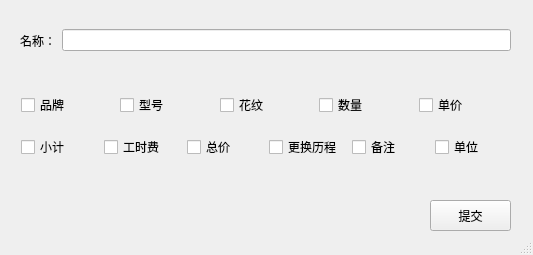
<?xml version="1.0" encoding="UTF-8"?>
<ui version="4.0">
 <class>MainWindow</class>
 <widget class="QMainWindow" name="MainWindow">
  <property name="geometry">
   <rect>
    <x>0</x>
    <y>0</y>
    <width>533</width>
    <height>255</height>
   </rect>
  </property>
  <property name="windowTitle">
   <string>MainWindow</string>
  </property>
  <widget class="QWidget" name="centralwidget">
   <widget class="QPushButton" name="pushButton">
    <property name="geometry">
     <rect>
      <x>430</x>
      <y>200</y>
      <width>81</width>
      <height>31</height>
     </rect>
    </property>
    <property name="text">
     <string>提交</string>
    </property>
   </widget>
   <widget class="QWidget" name="layoutWidget">
    <property name="geometry">
     <rect>
      <x>20</x>
      <y>20</y>
      <width>491</width>
      <height>41</height>
     </rect>
    </property>
    <layout class="QHBoxLayout" name="horizontalLayout_3">
     <item>
      <widget class="QLabel" name="label">
       <property name="text">
        <string>名称：</string>
       </property>
      </widget>
     </item>
     <item>
      <widget class="QLineEdit" name="lineEdit"/>
     </item>
    </layout>
   </widget>
   <widget class="QWidget" name="layoutWidget">
    <property name="geometry">
     <rect>
      <x>21</x>
      <y>81</y>
      <width>491</width>
      <height>91</height>
     </rect>
    </property>
    <layout class="QVBoxLayout" name="verticalLayout">
     <item>
      <layout class="QHBoxLayout" name="horizontalLayout">
       <item>
        <widget class="QCheckBox" name="checkBox">
         <property name="text">
          <string>品牌</string>
         </property>
        </widget>
       </item>
       <item>
        <widget class="QCheckBox" name="checkBox_2">
         <property name="text">
          <string>型号</string>
         </property>
        </widget>
       </item>
       <item>
        <widget class="QCheckBox" name="checkBox_3">
         <property name="text">
          <string>花纹</string>
         </property>
        </widget>
       </item>
       <item>
        <widget class="QCheckBox" name="checkBox_4">
         <property name="text">
          <string>数量</string>
         </property>
        </widget>
       </item>
       <item>
        <widget class="QCheckBox" name="checkBox_5">
         <property name="text">
          <string>单价</string>
         </property>
        </widget>
       </item>
      </layout>
     </item>
     <item>
      <layout class="QHBoxLayout" name="horizontalLayout_2">
       <item>
        <widget class="QCheckBox" name="checkBox_10">
         <property name="text">
          <string>小计</string>
         </property>
        </widget>
       </item>
       <item>
        <widget class="QCheckBox" name="checkBox_7">
         <property name="text">
          <string>工时费</string>
         </property>
        </widget>
       </item>
       <item>
        <widget class="QCheckBox" name="checkBox_8">
         <property name="text">
          <string>总价</string>
         </property>
        </widget>
       </item>
       <item>
        <widget class="QCheckBox" name="checkBox_9">
         <property name="text">
          <string>更换历程</string>
         </property>
        </widget>
       </item>
       <item>
        <widget class="QCheckBox" name="checkBox_6">
         <property name="text">
          <string>备注</string>
         </property>
        </widget>
       </item>
       <item>
        <widget class="QCheckBox" name="checkBox_11">
         <property name="text">
          <string>单位</string>
         </property>
        </widget>
       </item>
      </layout>
     </item>
    </layout>
   </widget>
  </widget>
  <widget class="QStatusBar" name="statusbar"/>
 </widget>
 <resources/>
 <connections/>
</ui>
